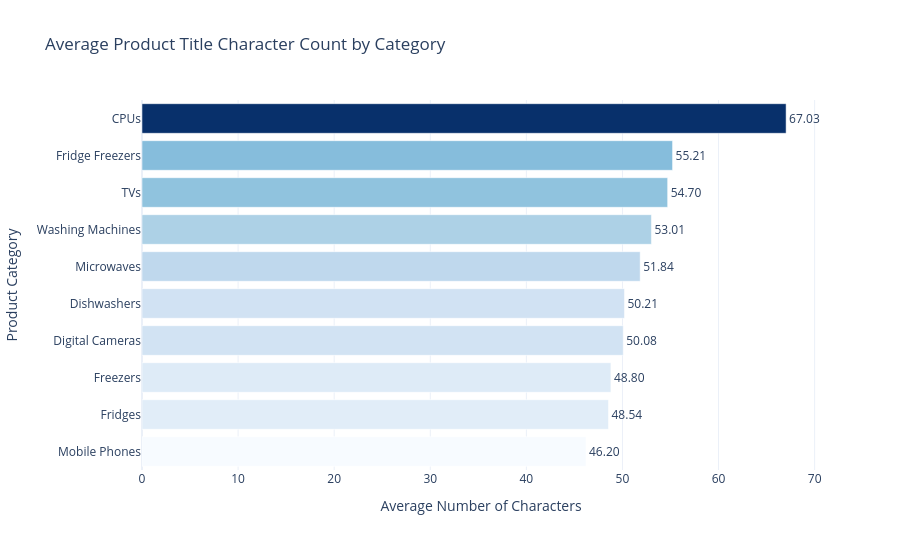

Notebook code for this chart:
### Markdown cell above
#### Visualizing Average Product Title Character Count by Category

### Code cell
# Calculating average character counts by product category
category_character_lengths = (
    df.groupby(" Category Label")["Title_Character_Count"]
    .mean()
    .sort_values(ascending=False)
    .reset_index()
)

category_character_lengths.columns = ["Category", "Average Character Count"]

# Creating a horizontal bar chart
fig = px.bar(
    category_character_lengths,
    x="Average Character Count",
    y="Category",
    orientation="h",
    text="Average Character Count",
    title="Average Product Title Character Count by Category",
    color="Average Character Count",
    color_continuous_scale="Blues"
)

# Customizing the chart layout
fig.update_traces(
    texttemplate="%{text:.2f}",
    textposition="outside",
    cliponaxis=False
)

fig.update_layout(
    xaxis_title="Average Number of Characters",
    yaxis_title="Product Category",
    yaxis=dict(autorange="reversed"),
    coloraxis_showscale=False,
    template="plotly_white",
    height=550
)

fig.show()

### Figure 1 — Plotly figure (JSON) as saved in the notebook; plotly's stock layout.template omitted (floating-point values rounded to 4 significant figures)
{"data": [{"cliponaxis": false, "hovertemplate": "Average Character Count=%{marker.color}<br>Category=%{y}<extra></extra>", "legendgroup": "", "marker": {"color": [67.03, 55.21, 54.7, 53.01, 51.84, 50.21, 50.08, 48.8, 48.54, 46.2], "coloraxis": "coloraxis", "pattern": {"shape": ""}}, "name": "", "orientation": "h", "showlegend": false, "text": [67.03, 55.21, 54.7, 53.01, 51.84, 50.21, 50.08, 48.8, 48.54, 46.2], "textposition": "outside", "texttemplate": "%{text:.2f}", "type": "bar", "x": [67.03, 55.21, 54.7, 53.01, 51.84, 50.21, 50.08, 48.8, 48.54, 46.2], "xaxis": "x", "y": ["CPUs", "Fridge Freezers", "TVs", "Washing Machines", "Microwaves", "Dishwashers", "Digital Cameras", "Freezers", "Fridges", "Mobile Phones"], "yaxis": "y"}], "layout": {"barmode": "relative", "coloraxis": {"autocolorscale": false, "colorbar": {"title": {"text": "Average Character Count"}}, "colorscale": [[0, "rgb(247,251,255)"], [0.125, "rgb(222,235,247)"], [0.25, "rgb(198,219,239)"], [0.375, "rgb(158,202,225)"], [0.5, "rgb(107,174,214)"], [0.625, "rgb(66,146,198)"], [0.75, "rgb(33,113,181)"], [0.875, "rgb(8,81,156)"], [1, "rgb(8,48,107)"]], "showscale": false}, "height": 550, "legend": {"tracegroupgap": 0}, "title": {"text": "Average Product Title Character Count by Category"}, "xaxis": {"anchor": "y", "domain": [0, 1], "title": {"text": "Average Number of Characters"}}, "yaxis": {"anchor": "x", "autorange": "reversed", "domain": [0, 1], "title": {"text": "Product Category"}}}}
